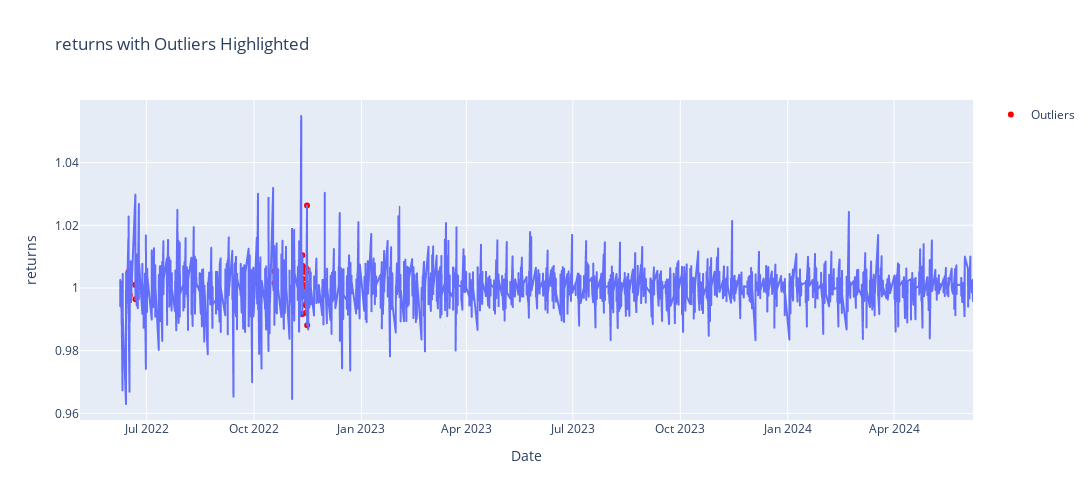

Write notebook code for a chart like this one.
### Code cell
autoencoder.plot_anomalies()

### Figure 1 — Plotly figure (JSON) as saved in the notebook; plotly's stock layout.template omitted (floating-point values rounded to 4 significant figures; data arrays with more than 128 entries replaced by an {"elided": "..."} marker saying what was removed)
{"data": [{"hovertemplate": "Datetime=%{x}<br>returns=%{y}<extra></extra>", "legendgroup": "", "line": {"color": "#636efa", "dash": "solid"}, "marker": {"symbol": "circle"}, "mode": "lines", "name": "", "showlegend": false, "type": "scattergl", "x": {"elided": "3501 str values"}, "xaxis": "x", "y": {"elided": "3501 float values"}, "yaxis": "y"}, {"marker": {"color": "red"}, "mode": "markers", "name": "Outliers", "type": "scatter", "x": ["2022-06-15T10:30:00-04:00", "2022-06-15T11:30:00-04:00", "2022-06-15T12:30:00-04:00", "2022-06-16T10:30:00-04:00", "2022-06-16T11:30:00-04:00", "2022-06-16T12:30:00-04:00", "2022-06-21T10:30:00-04:00", "2022-06-21T11:30:00-04:00", "2022-06-21T12:30:00-04:00", "2022-10-18T11:30:00-04:00", "2022-10-18T12:30:00-04:00", "2022-11-10T10:30:00-05:00", "2022-11-10T11:30:00-05:00", "2022-11-10T12:30:00-05:00", "2022-11-10T13:30:00-05:00", "2022-11-10T14:30:00-05:00", "2022-11-10T15:30:00-05:00", "2022-11-11T09:30:00-05:00", "2022-11-11T10:30:00-05:00", "2022-11-11T11:30:00-05:00", "2022-11-11T12:30:00-05:00", "2022-11-11T13:30:00-05:00", "2022-11-11T14:30:00-05:00", "2022-11-11T15:30:00-05:00", "2022-11-14T09:30:00-05:00", "2022-11-14T10:30:00-05:00", "2022-11-14T11:30:00-05:00", "2022-11-14T12:30:00-05:00", "2022-11-14T13:30:00-05:00", "2022-11-14T14:30:00-05:00", "2022-11-14T15:30:00-05:00", "2022-11-15T09:30:00-05:00", "2022-11-15T10:30:00-05:00", "2022-11-15T11:30:00-05:00", "2022-11-15T12:30:00-05:00"], "y": [0.9985, 1.005, 0.9982, 0.9981, 0.9975, 1.002, 1.001, 0.9964, 1.001, 1.005, 1.002, 1.003, 1.002, 1.0, 1.003, 1.006, 1.005, 1.01, 0.9917, 1.007, 1.007, 1.003, 0.9983, 1.001, 0.9944, 0.9971, 1.006, 1.005, 1.0, 0.995, 0.9921, 1.026, 0.9952, 1.001, 0.9881]}], "layout": {"height": 500, "legend": {"tracegroupgap": 0}, "title": {"text": "returns with Outliers Highlighted"}, "width": 1200, "xaxis": {"anchor": "y", "domain": [0, 1], "title": {"text": "Date"}}, "yaxis": {"anchor": "x", "domain": [0, 1], "title": {"text": "returns"}}}}
